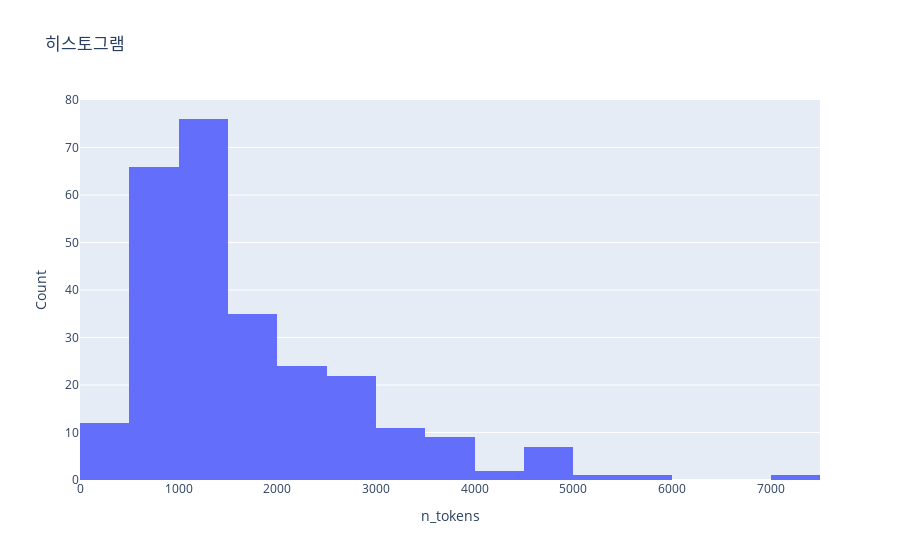

Notebook code for this chart:
### Code cell
import plotly.graph_objects as go

fig = go.Figure(data=[go.Histogram(x=merge_df['n_tokens'])])
fig.update_layout(title_text='히스토그램', xaxis_title='n_tokens', yaxis_title='Count')
fig.show()

### Figure 1 — Plotly figure (JSON) as saved in the notebook; plotly's stock layout.template omitted (floating-point values rounded to 4 significant figures; data arrays with more than 128 entries replaced by an {"elided": "..."} marker saying what was removed)
{"data": [{"type": "histogram", "x": {"elided": "267 int values"}}], "layout": {"title": {"text": "히스토그램"}, "xaxis": {"title": {"text": "n_tokens"}}, "yaxis": {"title": {"text": "Count"}}}}
